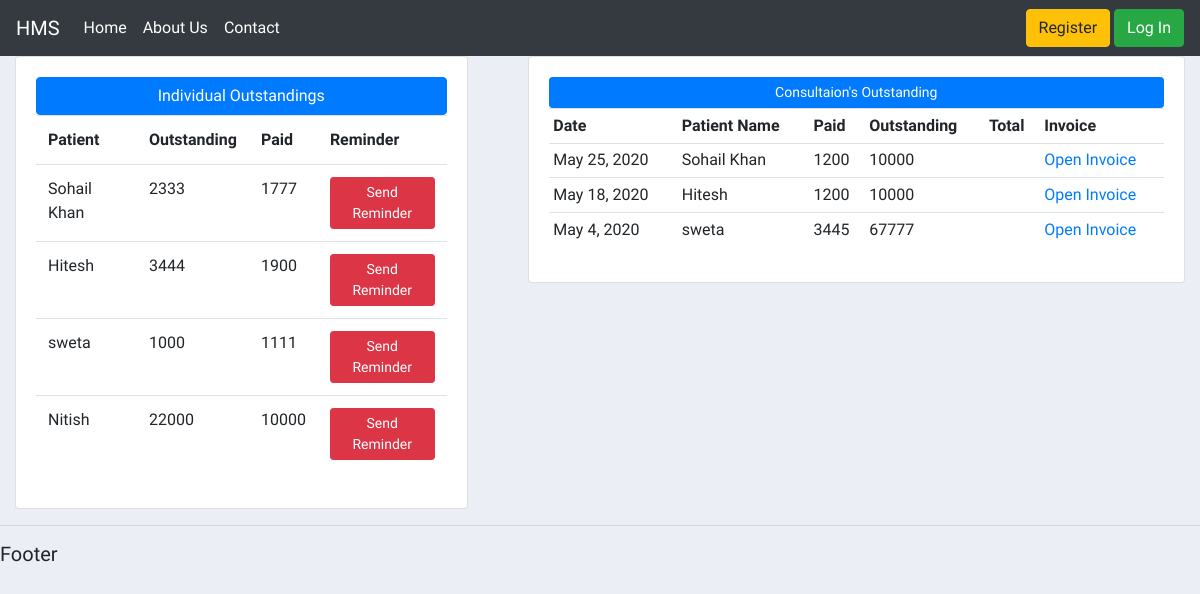
Screenshot of /HR/accounting/ with the database file from the repository.
### accounts/models.py (models this page shows, shortened)
class Patient_Outstandings(models.Model):
    patient = models.ForeignKey(Patient, null=True, on_delete=models.SET_NULL)
    outstanding = models.IntegerField()
    paid = models.IntegerField()

class Patient(models.Model):
    gender_choice = (
        ('male','male'),
        ('female','female'),
        ('others','others'),
    )
    blood_group = (
        ('A+','A+'),
        ('A-','A-'),
        ('AB-','AB-'),
        ('O-','O-'),
        ('O+','O+'),
    )
    name = models.CharField(max_length=100)
    phone = models.CharField(max_length=100)
    email = models.EmailField(max_length=100)
    gender = models.CharField(default=1,choices=gender_choice,max_length=100)
    age = models.IntegerField()
    address = models.CharField(max_length=100)
    blood = models.CharField(default=1,choices=blood_group,max_length=100)
    med_reps = models.CharField(max_length=100)
    case_paper = models.CharField(max_length=100)
    user = models.ForeignKey(CustomUser, on_delete=models.CASCADE, null=True)
    def __str__(self):
        return self.name

class Doctor_Outstandings(models.Model):
    patient = models.ForeignKey(Patient, null=True, on_delete=models.SET_NULL)
    doctor = models.ForeignKey(Doctor, null=True, on_delete=models.SET_NULL)
    outstanding = models.IntegerField()
    paid = models.IntegerField()
    date = models.DateField()

### accounts/views.py (the view)
# urls.py: path('HR/accounting/', views.hr_accounting, name="hr_accounting"),
def hr_accounting(request):
    patient_outstandings = Patient_Outstandings.objects.all()
    doctor_outstandings = Doctor_Outstandings.objects.all()
    context = {
        'patient_outstandings':patient_outstandings,
        'doctor_outstandings':doctor_outstandings,
    }
    return render(request,'accounts/hr/accounting.html',context)

### accounts/templates/accounts/HR/accounting.html
{% extends 'accounts/base.html' %}
{% block content %}
<div class="row justify-content-md-center">
    <div class="col-md-5">
        <div class="col">
        <div class="card card-body">
            <button class="btn btn-primary">Individual Outstandings</button>
            <table class="table tbale-sm">
                <tr>
                    <th>Patient</th>
                    <th>Outstanding</th>
                    <th>Paid</th>
                    <th>Reminder</th>
                </tr>
                {% for pos in patient_outstandings %}
                <tr>
                    <td>{{pos.patient}}</td>
                    <td>{{pos.outstanding}}</td>
                    <td>{{pos.paid}}</td>
                    <td><a href="#"><button type="button" class="btn btn-danger btn-sm">Send Reminder</button></td>
                </tr>
                {% endfor %}
            </table>
        </div>
    </div>
    </div>
    <div class="col-md-7">
        <div class="col">
        <div class="card card-body">
            <a class="btn btn-primary btn-sm" href="{% url 'create_patient' %}">Consultaion's Outstanding</a>
            <table class="table table-sm">
                <tr>
                    <th>Date</th>
                    <th>Patient Name</th>
                    <th>Paid</th>
                    <th>Outstanding</th>
                    <th>Total</th>
                    <th>Invoice</th>
                </tr>
                {% for dos in doctor_outstandings %}
                <tr>
                    <td>{{dos.date}}</td>
                    <td>{{dos.patient}}</td>
                    <td>{{dos.paid}}</td>
                    <td>{{dos.outstanding}}</td>
                    <td>{{total}}</td>
                     <td><a href="#">Open Invoice</td>
                </tr>
                {% endfor %}
            </table>
        </div>
        </div>
    </div>
</div>
{% endblock %}

### static/css/main.css (style rules this page uses)
body { background-color: #ebeff5; }
* { font-family: 'Exo 2', sans-serif; }

### rows the page displays
Patient_Outstandings: patient "Sohail Khan", outstanding "2333", paid "1777"
Patient_Outstandings: patient "Hitesh", outstanding "3444", paid "1900"
Patient_Outstandings: patient "sweta", outstanding "1000", paid "1111"
Patient_Outstandings: patient "Nitish", outstanding "22000", paid "10000"
Doctor_Outstandings: date "May 25, 2020", patient "Sohail Khan", paid "1200", outstanding "10000"
Doctor_Outstandings: date "May 18, 2020", patient "Hitesh", paid "1200", outstanding "10000"
Doctor_Outstandings: date "May 4, 2020", patient "sweta", paid "3445", outstanding "67777"
